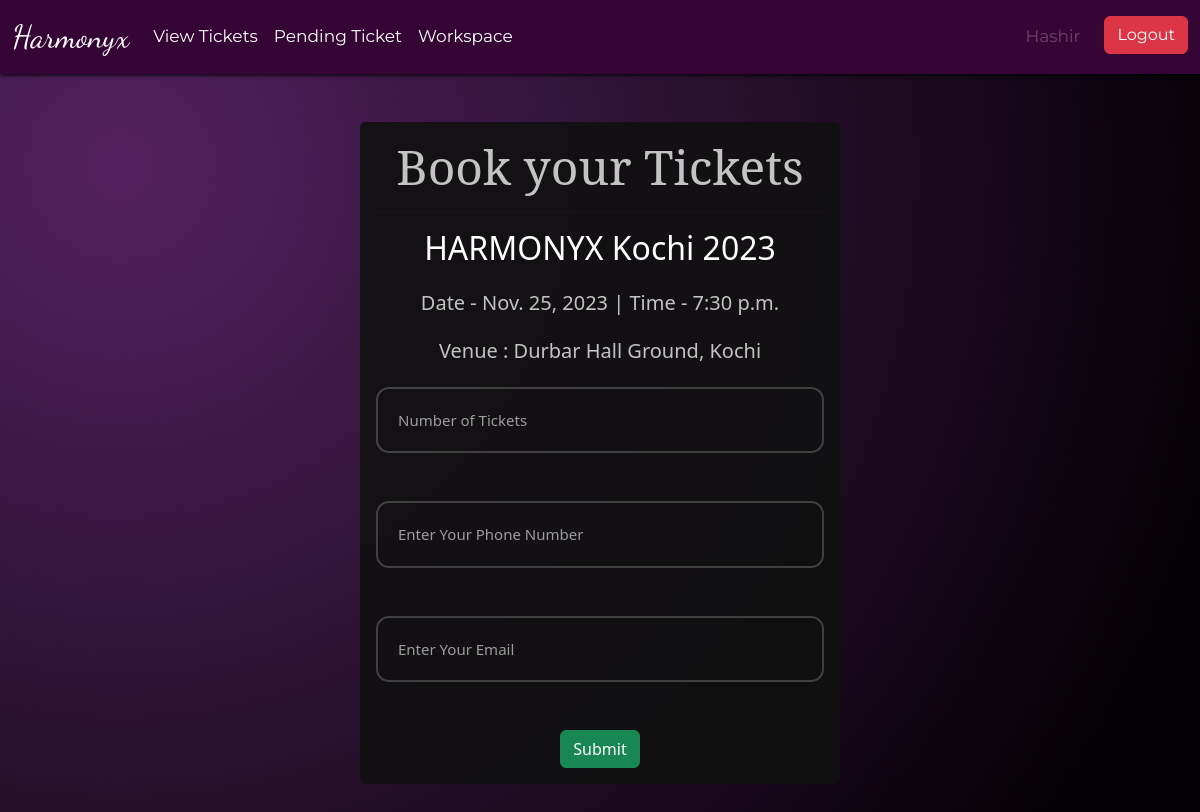
Screenshot of /TicketApp/create_ticket/1/ (signed in) with the database file from the repository.
### user/models.py (models this page shows, shortened)
class User(AbstractUser):
    is_customer = models.BooleanField(default = False)
    is_engineer = models.BooleanField(default = False)

### App/models.py (models this page shows, shortened)
class Event(models.Model):
    event_title = models.CharField(max_length = 30, blank = False, null = False)
    event_description = models.CharField(max_length=255)
    event_image = models.ImageField(upload_to='events')
    event_venue = models.CharField(max_length=100, blank=True, null=True)
    event_date = models.DateField()
    event_time = models.TimeField()

### TicketApp/views.py (the view)
# urls.py: path('create_ticket/<int:pk>/', views.create_Ticket, name = 'create_ticket'),
@login_required
def create_Ticket(request, pk):
    events = Event.objects.get(pk = pk)
    if request.method == 'POST':
        form = CreateTicketForm(request.POST)
        if form.is_valid():
            ticket = form.save(commit = False)
            ticket.event_title = events
            ticket.created_by = request.user
            ticket.ticket_status = 'Pending'
            ticket.save()
            messages.info(request, 'Your Ticket request has been submitted')
            return redirect('dashboard')
        else:
            messages.warning(request, 'Something went wrong !!')
            print(form.errors)
            return redirect('events')
    else:
        form = CreateTicketForm()
        context = {
            'form' : form,
            'events': events
            }
    return render(request, 'TicketApp/create_ticket.html', context)

### TicketApp/forms.py
class CreateTicketForm(forms.ModelForm):
    class Meta:
        model = Ticket
        fields = [
            'number_of_person', 'person_mail_address', 'person_mobile_number'
        ]
        widgets = {
            'number_of_person' : forms.NumberInput(attrs={'class': 'person-count-field-ticket', 'id': 'ticket-field-id', 'placeholder': 'Number of Tickets'}),
            'person_mail_address' : forms.TextInput(attrs={'class': 'person-mail-field-ticket', 'id': 'ticket-field-id', 'placeholder': 'Enter Your Email'}),
            'person_mobile_number' : forms.TextInput(attrs={'class': 'person-number-field-ticket', 'id': 'ticket-field-id', 'type': 'tel', 'placeholder': 'Enter Your Phone Number'}),
        }

### templates/TicketApp/create_ticket.html (shortened to what this page needs)
{% extends 'TicketApp/ticketbase.html' %}
{% load widget_tweaks %}
{% block content %}
<body id="createticket_body">
<div class="row">
    <div class="col">
        <div class="card mx-auto m-5" style="border: none;">
            <div class="card-body text-center">
                <h5 class="card-title mb-3 opacity-75 text-white">Book your Tickets</h5><hr>
                <form action="" method="POST">
                    <div class="mb-4">
                       <h2 class="text-white"> {{events.event_title}}</h2>
                    </div>
                    <div class="mb-4">
                        <h5 class="text-white opacity-75">Date - {{events.event_date}} | Time - {{events.event_time}}</h5>
                    </div>
                    <div class="mb-4">
                        <h5 class="text-white opacity-75">Venue : {{events.event_venue}}</h5>
                    </div>
                    <div class="mb-5">
                        {% render_field form.number_of_person class="form-control" %}
                    </div>
                    <div class="mb-5">
                        {% render_field form.person_mobile_number class="form-control" %}
                    </div>
                    <div class="mb-5">
                        {% render_field form.person_mail_address class="form-control" %}
                    </div>
                    <button class="btn btn-success" value="Submit">Submit</button>
                </form>
            </div>
        </div>
    </div>
</div>
</body>
{% endblock %}

### templates/TicketApp/ticketbase.html (shortened to what this page needs)
{% load static %}
<!DOCTYPE html>
<html lang="en">
<head>
    <link rel="stylesheet" href="https://cdn.jsdelivr.net/npm/bootstrap-icons@1.11.1/font/bootstrap-icons.css">
    <link href='https://unpkg.com/boxicons@2.1.4/css/boxicons.min.css' rel='stylesheet'>
    <link href="https://cdn.jsdelivr.net/npm/bootstrap@5.3.2/dist/css/bootstrap.min.css" rel="stylesheet">
    <link rel="stylesheet" href="{% static '/css/style.css' %}">
</head>
<body>
  {% if request.user.is_customer %}
    <nav class="ticketbasenav navbar navbar-expand-lg">
        <div class="container-fluid">
          <a class="navbar-brand text-white fs-2" href="{% url 'home' %}" id="brandname">Harmonyx</a>
          <button class="navbar-toggler" type="button" data-bs-toggle="collapse" data-bs-target="#navbarSupportedContent" aria-controls="navbarSupportedContent" aria-expanded="false" aria-label="Toggle navigation">
            <span class="navbar-toggler-icon"></span>
          </button>
          <div class="collapse navbar-collapse" id="navbarSupportedContent">
            <ul class="navbar-nav me-auto mb-2 mb-lg-0">
              <li class="nav-item">
                <a class="nav-link active text-white" href="{% url 'all_tickets' %}">View Tickets</a>
              </li>
            </ul>
            <ul class="navbar-nav ms-auto">
              <li class="nav-item">
                <a class="nav-link disabled text-white opacity-25 me-3" href="" tabindex="-1" aria-disabled="true">{{request.user.username}}</a>
              </li>
              <li class="nav-item">
                <a class="btn btn-danger" href="{% url 'logout' %}">Logout</a>
              </li>
            </ul>
          </div>
        </div>
      </nav>
  {% elif request.user.is_engineer %}
    <nav class="navbar navbar-expand-lg" style="width: 100%;">
        <div class="container-fluid">
          <a class="navbar-brand text-white fs-2" href="{% url 'home' %}" id="brandname">Harmonyx</a>
          <div class="collapse navbar-collapse" id="navbarSupportedContent">
            <ul class="navbar-nav me-auto mb-2 mb-lg-0">
              <li class="nav-item">
                <a class="nav-link active text-white" href="{% url 'all_tickets' %}">View Tickets</a>
              </li>
              <li class="nav-item">
                <a class="nav-link active text-white" href="{% url 'ticket_queue' %}">Pending Ticket</a>
              </li>
              <li class="nav-item">
                <a class="nav-link active text-white" href="{% url 'workspace' %}">Workspace</a>
              </li>
            </ul>
            <ul class="navbar-nav ms-auto">
              <li class="nav-item">
                <a class="nav-link disabled text-white opacity-25 me-3" href="" tabindex="-1" aria-disabled="true">{{request.user.username}}</a>
              </li>
              <li class="nav-item">
                <a class="btn btn-danger" href="{% url 'logout' %}">Logout</a>
              </li>
            </ul>
          </div>
        </div>
      </nav>
      {% endif %}
  {% block content %}{% endblock %}
</body>
</html>

### static/css/style.css (style rules this page uses)
* { margin: 0; padding: 0; box-sizing: border-box; scroll-behavior: smooth; }
:root { --body-color: radial-gradient( circle farthest-corner at 10% 20%, rgb(82, 34, 94) 0%, rgba(4,0,4,1) 90% ); --nav-color: rgb(53, 5, 53); --loginregister-bg: rgba(37, 36, 36, 0.897) }
.navbar { background-color: var(--nav-color); box-shadow: 1px 1px 4px black; }
.navbar li { font-family: 'Montserrat', sans-serif; font-size: 17px; }
#brandname { font-family: 'Dancing Script', cursive; }
.card-title { font-family: 'Noto Serif', serif; font-weight: 400; font-size: 3rem; }
#createticket_body { background-image: var(--body-color); overflow-x: hidden; }
#createticket_body .card { background: rgba(17, 17, 17, 0.925); width: 30rem; }
#createticket_body .form-control { background: transparent; color: #fff; border: 2px solid rgba(255, 255, 255, .2); border-radius: 13px; font-size: 15px; padding: 20px 45px 20px 20px; }
#createticket_body .form-control::placeholder { color: rgba(255, 255, 255, 0.589); }

### rows the page displays
User: user.username "Hashir"
Event: event_title "HARMONYX Kochi 2023", event_date "Nov. 25, 2023", event_time "7:30 p.m.", event_venue "Durbar Hall Ground, Kochi"
